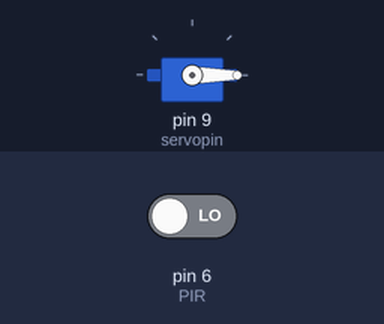
The sketch below on a simulated Arduino Uno, built with avr-gcc and run on an emulated ATmega328P. Parts: servo. Inputs (shaded band) come from the test bench; at power-on: pin 6 (PIR) LOW.

Above: at 1.2 s.
1.3 s: pin 6 (PIR) driven HIGH
At 2.4 s:
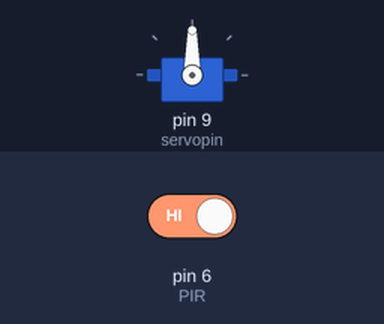
2.8 s: pin 6 (PIR) driven LOW
At 4.0 s:
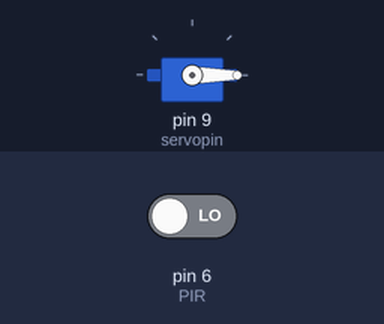
Timing chart, 0 to 5.8 s (numbered marks = the images above; inputs shaded):
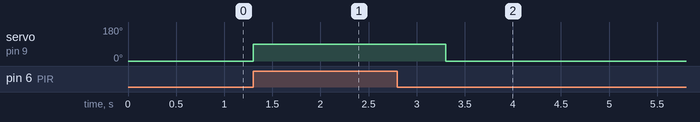

Measured:
- after the input at 1.3 s, servo on pin 9 (servopin): 0° → 90° at once
- after the input at 2.8 s, servo on pin 9 (servopin): 90° → 0° after 0.50 s

The sketch:

SERVO_AND_PIR.ino
```cpp
#include<Servo.h>

Servo servopin;
int PIR=6;
int Readvalue;

void setup() {
  servopin.attach(9);
  pinMode(PIR,INPUT);
  // put your setup code here, to run once:

}

void loop() {
  Readvalue=digitalRead(PIR);
  if(Readvalue==HIGH){

  servopin.write(90);
  delay(1000);}

  else{servopin.write(0);
  delay(10);
  }

}
```
